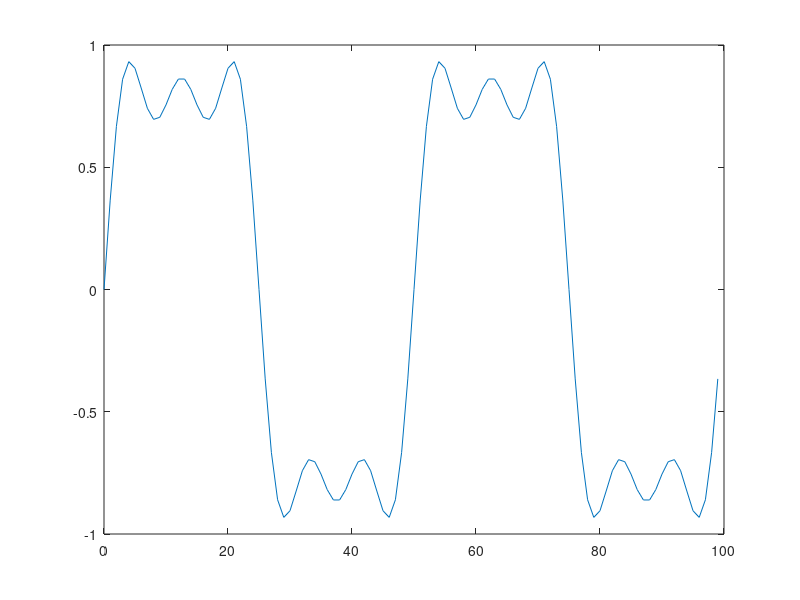

Write MATLAB code to recreate this figure. (Note: this script raises an error after producing the figure.)

t = 2;          % s (time of sample)
fs = 50;        % hz (sample frequentie)
n = 0:t*fs-1;   % sample

f1 = 1;                     % hz (component frequency)
A1 = 1;                     % amplitude
s1 = A1*sin(f1*n/fs*2*pi);  % generate component

f2 = 3;                     % hz (component frequency)
A2 = 1/3;                   % amplitude
s2 = A2*sin(f2*n/fs*2*pi);  % generate component

f3 = 5;                     % hz (component frequency)
A3 = 1/5;                   % amplitude
s3 = A3*sin(f3*n/fs*2*pi);  % generate component

signal = s1 + s2 + s3;      % create signal by adding components
plot(n,signal);             % plot signal

fft_output = fft(signal);
fft_output = abs(fft_output);
fft_output = fft_output/fs;
fft_output = fft_output(1:length(signal)/2+1);
fft_output(1) = fft_output(1)/2;
f = fs*(0:(length(signal)/2))/length(signal);
%stem(f,fft_output);         % plot fft

filename = './data/testdata.xlsx';          % set filename 
xlswrite(filename,transpose(signal),'Blad1','A12');    % write signal to file
xlswrite(filename,fs,'Blad1','A9');         % write sample frequency to file